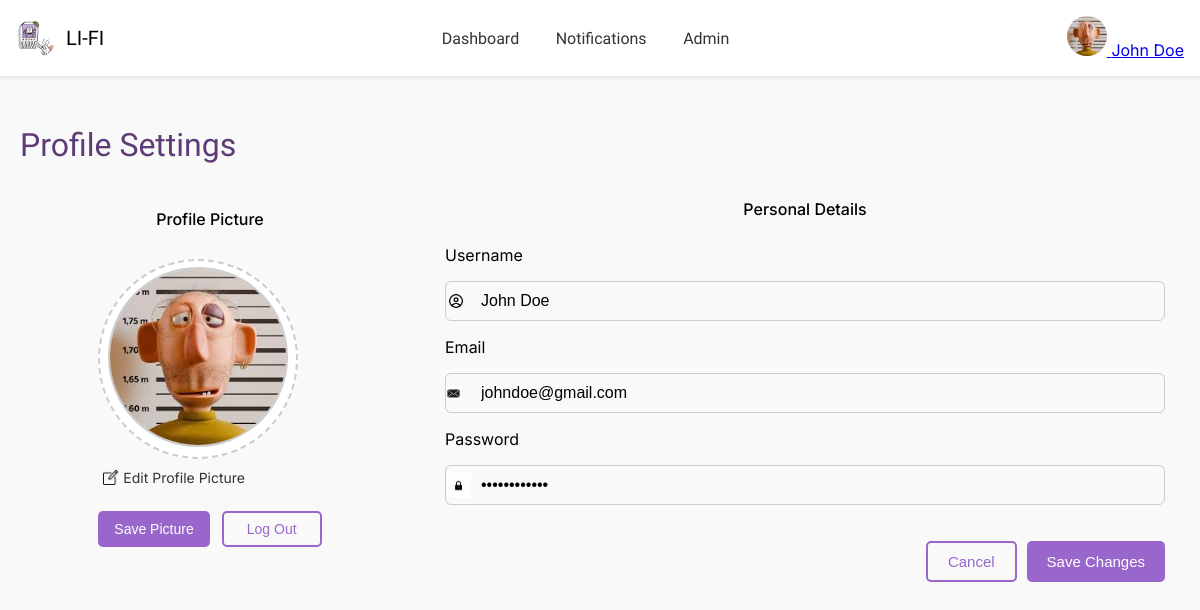
The page /pages/profile.php (signed in) on the database its author committed.
### tables this page shows
CREATE TABLE `users` (
  `user_id` varchar(50) NOT NULL,
  `username` varchar(100) NOT NULL,
  `email` varchar(100) NOT NULL,
  `password` varchar(255) NOT NULL,
  `bio` text DEFAULT NULL,
  `role` varchar(50) DEFAULT NULL,
  `profile_pic` varchar(255) DEFAULT NULL,
  `status` enum('active','disabled') DEFAULT 'active'
);

### pages/profile.php (the view, shortened to what this page needs)
<?php
    require '../connection.php';
    $user_id = $_SESSION['user_id'];
    $sql = "SELECT * FROM users WHERE user_id = ?";
    $stmt = $conn->prepare($sql);
    $stmt->bind_param("s", $user_id);
    $stmt->execute();
    $result = $stmt->get_result();
    $user = $result->fetch_assoc();
    $username = $user['username'];
    $email = $user['email'];
    $profile_pic = !empty($user['profile_pic']) ? '../' . $user['profile_pic'] : '../assets/images/add_photo.png';
?>
<!DOCTYPE html>
<html lang="en">
<head>
    <link rel="stylesheet" href="../assets/css/profile.css?v=3" />
</head>
<body>
<?php include '../includes/navbar.php'; ?>
<h1>Profile Settings</h1>
<div class="container">
  <div class="left">
  <p class="section-title">Profile Picture</p>
  <form method="POST" action="../process_profile.php" enctype="multipart/form-data">
    <div class="upload-area">
      <label for="profilePic">
        <img id="preview" src="<?= $profile_pic ?? '../assets/images/add_photo.png' ?>" />
      </label>
    </div>
    <div class="icon-with-text">
      <img src="../assets/images/editing icon.png" width="15" height="15" />
      <span class="icon-text">Edit Profile Picture</span>
    </div>
    <div class="button-row">
      <input type="submit" class="yah" value="Save Picture">
  </form>
      <form method="POST" action="log_out.php">
        <input class="yoh" type="submit" value="Log Out">
      </form>
    </div>
</div>
  <div class="right">
    <form method="POST" action="../process_profile.php" enctype="multipart/form-data" class="form-container">
      <p class="section-title">Personal Details</p>
      <label for="uname">Username</label>
      <input type="text" id="uname" name="uname" class="lbl" value="<?= htmlspecialchars($username) ?>" required>
      <label for="email">Email</label>
      <input type="text" id="email" class="lbl" value="<?= htmlspecialchars($email) ?>" disabled>
      <label for="pword">Password</label>
      <input type="password" id="pword" class="lbl" value="************" disabled>
      <div id="submit-container">
        <button class="yoh" type="button" onclick="window.location.href='dashboard.php'">Cancel</button>
        <input class="yah" type="submit" value="Save Changes">
      </div>
    </form>
  </div>
</body>
</html>

### assets/css/profile.css (style rules this page uses)
* { margin: 0; padding: 0; box-sizing: border-box; }
body { background-color: #f9f9f9; font-family: "Inter", sans-serif; }
h1 { padding: 10px 20px 0; font-family: "Kaushan Script", cursive; font-weight: 400; font-size: 32px; color: #5d3b76; margin-top: 40px; }
.container { display: grid; grid-template-columns: 1fr 2fr; gap: 40px; padding: 20px; border-radius: 10px; margin: 5px; align-items: flex-start; }
.left { display: flex; flex-direction: column; align-items: center; gap: 20px; padding: 20px; }
.upload-area { width: 200px; height: 200px; border: 2px dashed #ccc; border-radius: 50%; background-color: #fff; display: flex; justify-content: center; align-items: center; flex-direction: column; color: #666; cursor: pointer; padding: 10px; position: relative; }
.upload-area img { width: 180px; height: 180px; object-fit: cover; border-radius: 50%; border: 2px solid #ccc; background-color: #f0f0f0; }
.icon-with-text { display: flex; align-items: center; gap: 5px; cursor: pointer; padding: 5px; margin-top: 5px; font-size: 14px; color: #333; }
.section-title { font-size: 16px; font-weight: 500; margin-bottom: 10px; text-align: center; }
.right { display: flex; flex-direction: column; gap: 16px; padding: 10px; }
.form-container { display: flex; flex-direction: column; gap: 16px; width: 100%; }
.lbl { color: black; padding: 10px 12px; font-size: 1rem; border: 1px solid #ccc; border-radius: 6px; background-color: #fff; width: 100%; }
#uname, #uid { background: url('../images/person_circle-256.png') no-repeat left center; background-size: 20px 20px; padding-left: 35px; }
#email { background: url('../images/mail-icon.png') no-repeat left center; background-size: 15px 15px; padding-left: 35px; }
#pword { background: url('../images/lock-icon.png') no-repeat left center; background-size: 25px 25px; padding-left: 35px; }
button, input[type="submit"] { border-radius: 5px; padding: 10px 20px; font-size: 15px; cursor: pointer; transition: all 0.2s ease; }
.yah { background-color: rgb(153, 102, 204); color: white; border: none; }
.yoh { border: 2px solid rgb(153, 102, 204); background-color: transparent; color: rgb(153, 102, 204); }
#submit-container { display: flex; justify-content: flex-end; gap: 10px; margin-top: 20px; }
.button-row { display: flex; justify-content: center; gap: 12px; margin-top: 20px; }
.button-row input[type="submit"], .button-row button { padding: 8px 16px; border-radius: 5px; font-size: 14px; cursor: pointer; min-width: 100px; }

### rows shown on the page
users: profile_pic (placeholder picture), uname "John Doe", email "johndoe@gmail.com"

### other values the page prints
$_SESSION['username'] "John Doe"
